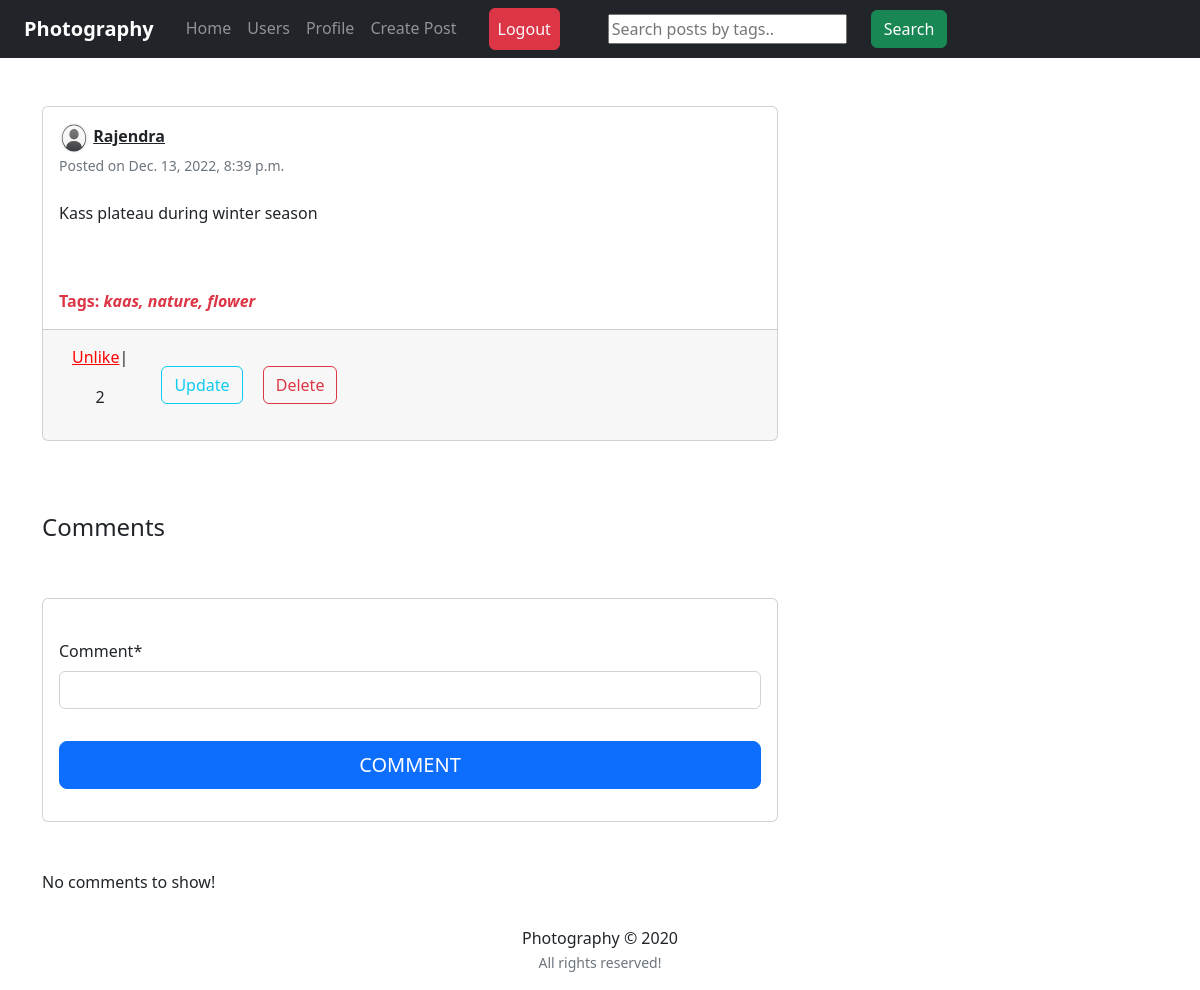
Before: /post/8/ (signed in) with the older database file.
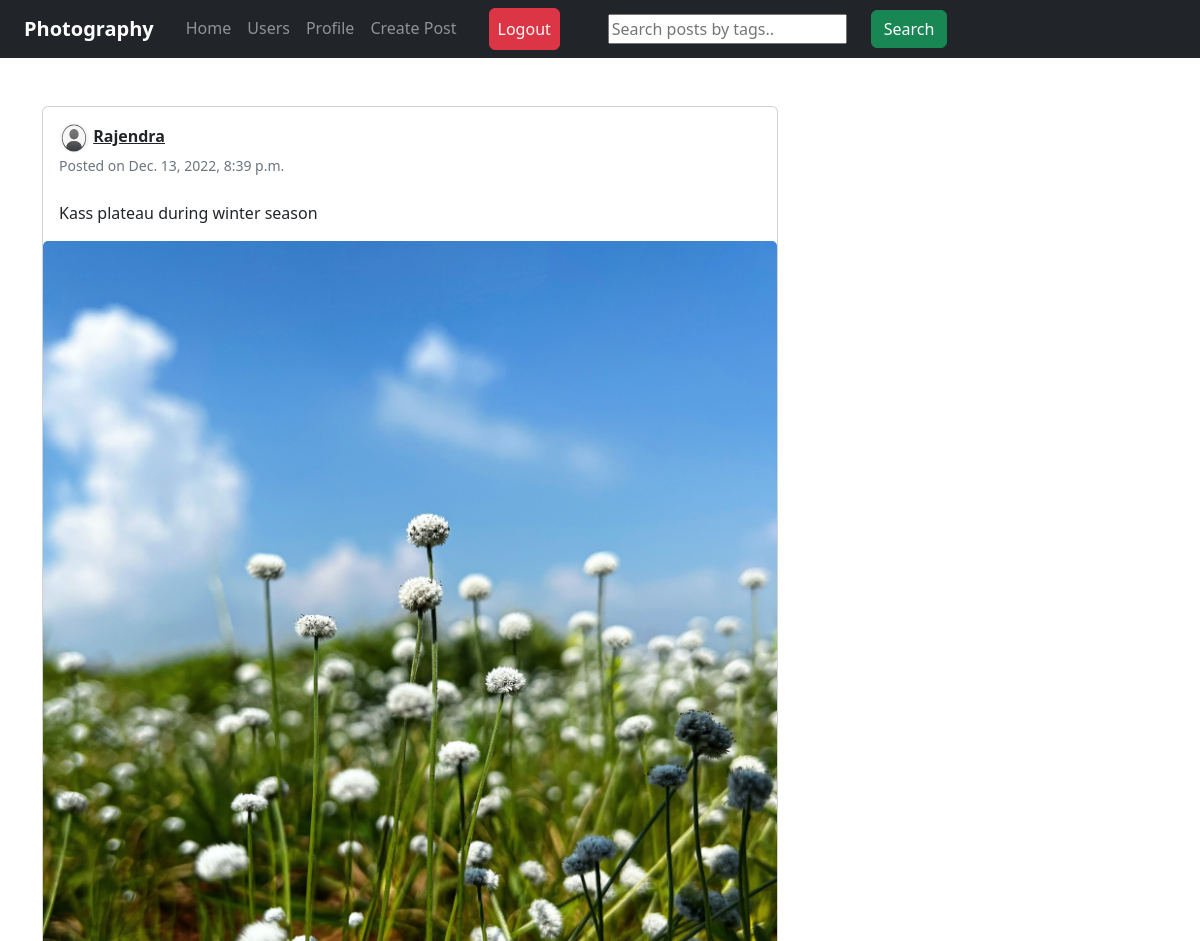
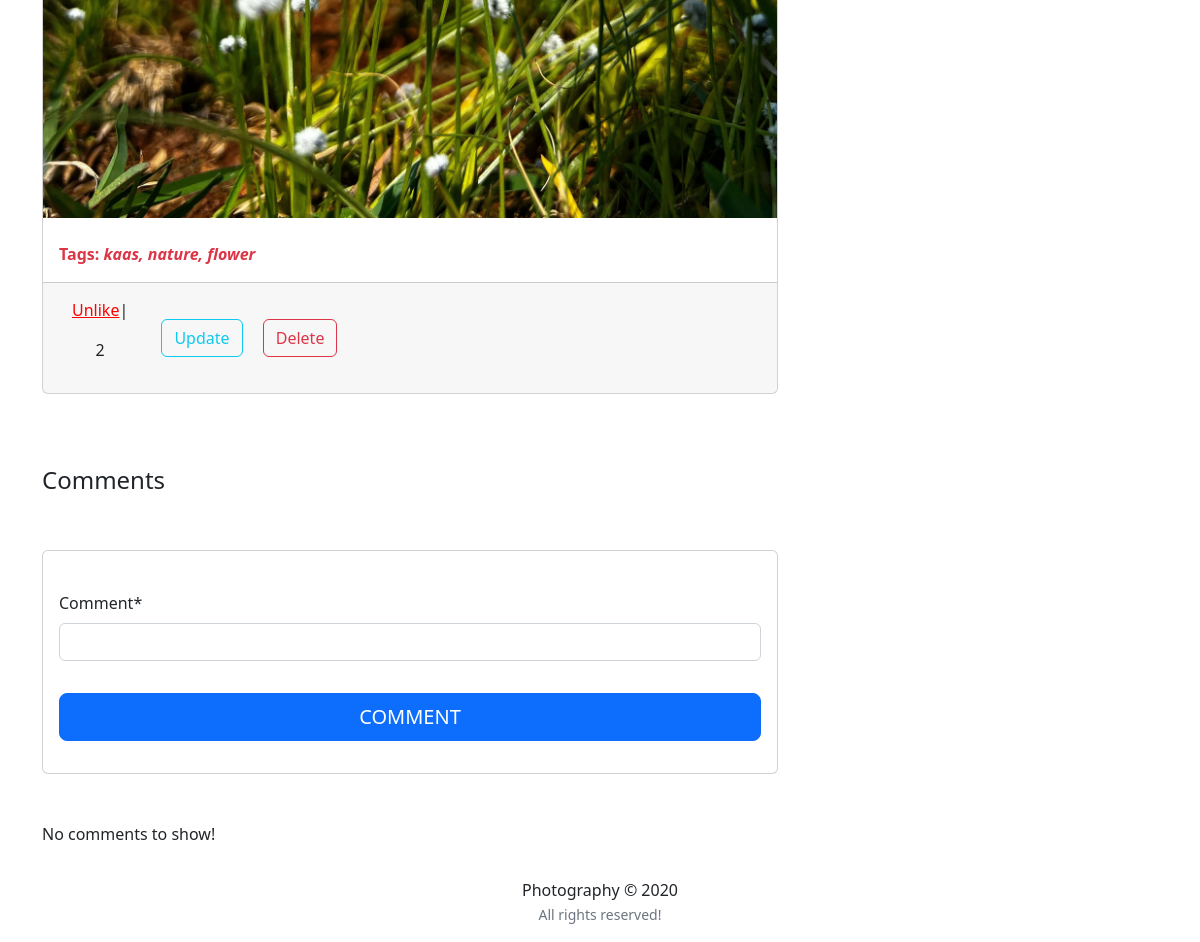
After: the same page with the newer database file (2 pictures, top to bottom).
### feed/models.py (models this page shows, shortened)
class Post(models.Model):
	description = models.CharField(max_length=255, blank=True)
	pic = models.ImageField(upload_to='path/to/img')
	date_posted = models.DateTimeField(default=timezone.now)
	user_name = models.ForeignKey(User, on_delete=models.CASCADE)
	tags = models.CharField(max_length=100, blank=True)

### users/models.py (models this page shows, shortened)
class Profile(models.Model):
	user = models.OneToOneField(User, on_delete=models.CASCADE)
	image = models.ImageField(default='default.png', upload_to='profile_pics')
	slug = AutoSlugField(populate_from='user')
	bio = models.CharField(max_length=255, blank=True)
	def get_absolute_url(self):
		return "/users/{}".format(self.slug)

### feed/views.py (the view)
# urls.py: path('post/<int:pk>/', views.post_detail, name='post-detail'),
@login_required
def post_detail(request, pk):
    post = get_object_or_404(Post, pk=pk)
    user = request.user
    is_liked = Like.objects.filter(user=user, post=post)
    if request.method == 'POST':
        form = NewCommentForm(request.POST)
        if form.is_valid():
            data = form.save(commit=False)
            data.post = post
            data.username = user
            data.save()
            return redirect('post-detail', pk=pk)
    else:
        form = NewCommentForm()
    return render(request, 'feed/post_detail.html', {'post': post, 'is_liked': is_liked, 'form': form})

### feed/forms.py
class NewCommentForm(forms.ModelForm):
	class Meta:
		model = Comments
		fields = ['comment']

### templates/feed/post_detail.html (shortened to what the changed rows need)
{% extends "feed/layout.html" %}
{% load static %}
{% load crispy_forms_tags %}
{% block content %}
<div class="container">
    <div class="row">
        <div class="col-md-8">
            <div class="card card-signin my-5">
                <div class="card-body">
                    <a href="{{ post.user_name.profile.get_absolute_url }}"><img
                            src="{{ post.user_name.profile.image.url }}" class="rounded-circle" width="30" height="30"
                            alt=""></a>
                    <a class="text-dark"
                        href="{{ post.user_name.profile.get_absolute_url }}"><b>{{ post.user_name }}</b></a>
                    <br><small class="text-muted">Posted on {{ post.date_posted }}</small>
                    <br><br>
                    <p class="card-text text-dark">{{ post.description }}</p>
                </div>
                <a href="{{ post.pic.url }}"><img class="card-img-top" src="{{ post.pic.url }}" alt=""></a>
                {% if post.tags %}
                <br>
                <p class="text-danger ml-3"><b>Tags: <i>{{ post.tags }}</i></b></p>
                {% endif %}
                <div class="card-footer">
                    <button class="btn btn-white mr-3 like" id="{{ post.id }}">
                        {% if is_liked %}
                        <a href="{% url 'post-like' %}" style="color:red;"
                            id="likebtn{{ post.id }}">Unlike</a>|
                        <p style="padding-top: 1em;" id="likebtn_count{{ post.id }}">{{post.likes.count}}</p>
                        {% else %}
                        <a href="{% url 'post-like' %}" style="color:green;" id="likebtn{{ post.id }}">Like</a>|
                        <p style="padding-top: 1em;" id="likebtn_count{{ post.id }}">{{post.likes.count}}</p>
                        {% endif %}
                    </button>
                </div>
            </div>
        </div>
    </div>
    <br>
</div>
{% endblock content %}

Changed rows visible on the page:
changed Post "Kass plateau during winter season": pic: picture added
